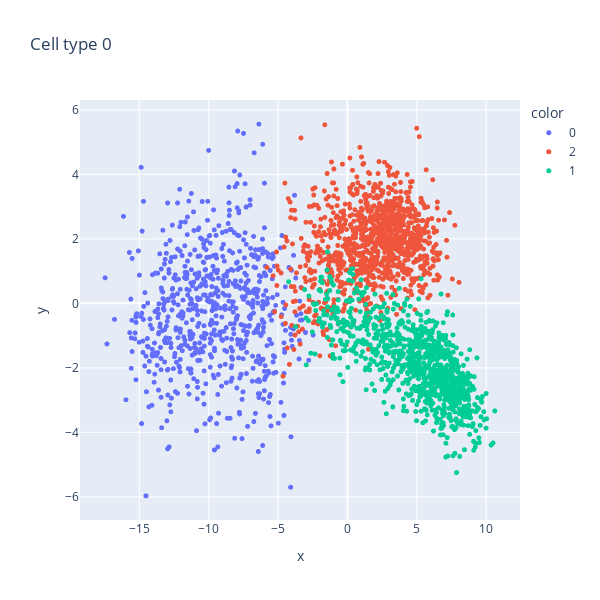
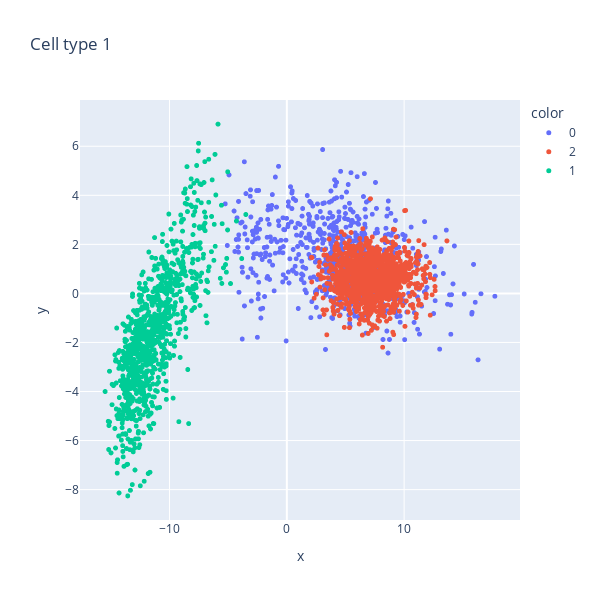
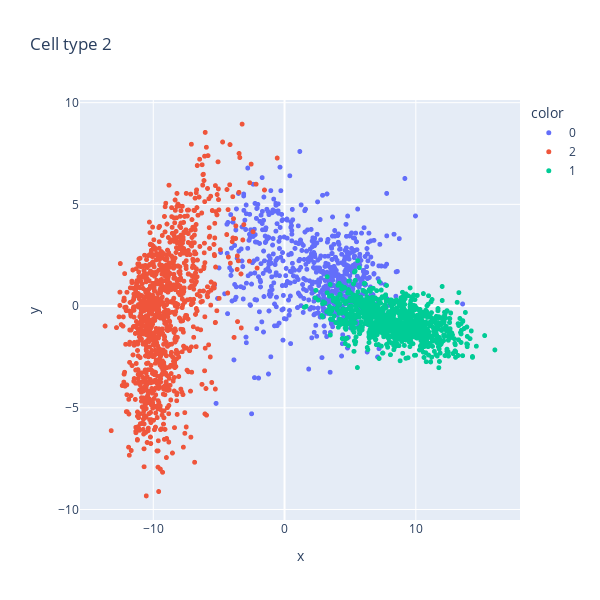

Notebook source saved alongside these figures, in order:
### Markdown cell above
## Plot cells in component space

### Code cell
for c in range(n_cell_types):

    vals, vecs = torch.linalg.eigh(b[c])
    vals = vals.flip([0])
    vecs = vecs.flip([1])

    adata.obsm["X_Q"] = adata.X @ vecs[:, :3].numpy()  # project into component space

    fig = px.scatter(
        x=adata.obsm["X_Q"][:, 0],
        y=adata.obsm["X_Q"][:, 1],
        color=adata.obs["cell_type"],
        title=f"Cell type {c}",
        width=600,
        height=600,
    )
    fig.update_traces(marker=dict(size=5))
    fig.show()

### Figure 1 — Plotly figure (JSON) as saved in the notebook; plotly's stock layout.template omitted (floating-point values rounded to 4 significant figures; data arrays with more than 128 entries replaced by an {"elided": "..."} marker saying what was removed)
{"data": [{"hovertemplate": "color=0<br>x=%{x}<br>y=%{y}<extra></extra>", "legendgroup": "0", "marker": {"color": "#636efa", "size": 5, "symbol": "circle"}, "mode": "markers", "name": "0", "showlegend": true, "type": "scattergl", "x": {"elided": "700 float values"}, "xaxis": "x", "y": {"elided": "700 float values"}, "yaxis": "y"}, {"hovertemplate": "color=2<br>x=%{x}<br>y=%{y}<extra></extra>", "legendgroup": "2", "marker": {"color": "#EF553B", "size": 5, "symbol": "circle"}, "mode": "markers", "name": "2", "showlegend": true, "type": "scattergl", "x": {"elided": "1072 float values"}, "xaxis": "x", "y": {"elided": "1072 float values"}, "yaxis": "y"}, {"hovertemplate": "color=1<br>x=%{x}<br>y=%{y}<extra></extra>", "legendgroup": "1", "marker": {"color": "#00cc96", "size": 5, "symbol": "circle"}, "mode": "markers", "name": "1", "showlegend": true, "type": "scattergl", "x": {"elided": "958 float values"}, "xaxis": "x", "y": {"elided": "958 float values"}, "yaxis": "y"}], "layout": {"height": 600, "legend": {"title": {"text": "color"}, "tracegroupgap": 0}, "title": {"text": "Cell type 0"}, "width": 600, "xaxis": {"anchor": "y", "domain": [0, 1], "title": {"text": "x"}}, "yaxis": {"anchor": "x", "domain": [0, 1], "title": {"text": "y"}}}}

### Figure 2 — Plotly figure (JSON) as saved in the notebook; plotly's stock layout.template omitted (floating-point values rounded to 4 significant figures; data arrays with more than 128 entries replaced by an {"elided": "..."} marker saying what was removed)
{"data": [{"hovertemplate": "color=0<br>x=%{x}<br>y=%{y}<extra></extra>", "legendgroup": "0", "marker": {"color": "#636efa", "size": 5, "symbol": "circle"}, "mode": "markers", "name": "0", "showlegend": true, "type": "scattergl", "x": {"elided": "700 float values"}, "xaxis": "x", "y": {"elided": "700 float values"}, "yaxis": "y"}, {"hovertemplate": "color=2<br>x=%{x}<br>y=%{y}<extra></extra>", "legendgroup": "2", "marker": {"color": "#EF553B", "size": 5, "symbol": "circle"}, "mode": "markers", "name": "2", "showlegend": true, "type": "scattergl", "x": {"elided": "1072 float values"}, "xaxis": "x", "y": {"elided": "1072 float values"}, "yaxis": "y"}, {"hovertemplate": "color=1<br>x=%{x}<br>y=%{y}<extra></extra>", "legendgroup": "1", "marker": {"color": "#00cc96", "size": 5, "symbol": "circle"}, "mode": "markers", "name": "1", "showlegend": true, "type": "scattergl", "x": {"elided": "958 float values"}, "xaxis": "x", "y": {"elided": "958 float values"}, "yaxis": "y"}], "layout": {"height": 600, "legend": {"title": {"text": "color"}, "tracegroupgap": 0}, "title": {"text": "Cell type 1"}, "width": 600, "xaxis": {"anchor": "y", "domain": [0, 1], "title": {"text": "x"}}, "yaxis": {"anchor": "x", "domain": [0, 1], "title": {"text": "y"}}}}

### Figure 3 — Plotly figure (JSON) as saved in the notebook; plotly's stock layout.template omitted (floating-point values rounded to 4 significant figures; data arrays with more than 128 entries replaced by an {"elided": "..."} marker saying what was removed)
{"data": [{"hovertemplate": "color=0<br>x=%{x}<br>y=%{y}<extra></extra>", "legendgroup": "0", "marker": {"color": "#636efa", "size": 5, "symbol": "circle"}, "mode": "markers", "name": "0", "showlegend": true, "type": "scattergl", "x": {"elided": "700 float values"}, "xaxis": "x", "y": {"elided": "700 float values"}, "yaxis": "y"}, {"hovertemplate": "color=2<br>x=%{x}<br>y=%{y}<extra></extra>", "legendgroup": "2", "marker": {"color": "#EF553B", "size": 5, "symbol": "circle"}, "mode": "markers", "name": "2", "showlegend": true, "type": "scattergl", "x": {"elided": "1072 float values"}, "xaxis": "x", "y": {"elided": "1072 float values"}, "yaxis": "y"}, {"hovertemplate": "color=1<br>x=%{x}<br>y=%{y}<extra></extra>", "legendgroup": "1", "marker": {"color": "#00cc96", "size": 5, "symbol": "circle"}, "mode": "markers", "name": "1", "showlegend": true, "type": "scattergl", "x": {"elided": "958 float values"}, "xaxis": "x", "y": {"elided": "958 float values"}, "yaxis": "y"}], "layout": {"height": 600, "legend": {"title": {"text": "color"}, "tracegroupgap": 0}, "title": {"text": "Cell type 2"}, "width": 600, "xaxis": {"anchor": "y", "domain": [0, 1], "title": {"text": "x"}}, "yaxis": {"anchor": "x", "domain": [0, 1], "title": {"text": "y"}}}}
